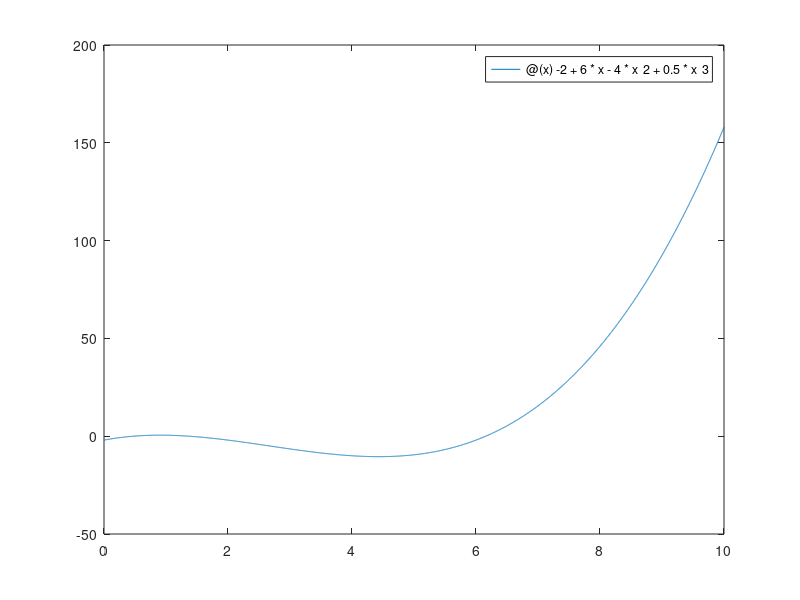

The MATLAB script that drew this image: (Note: this script raises an error after producing the figure.)
%% In-Class 5
% Employ the Newton-Raphson method to determine a real root for the 
% polynomial below. Use an initial guess of 4.5. 
% Determine all the roots of the polynomial with MATLAB ( i.e. use roots())
%f(x) = -2+6*x-4*x^2+0.5*x^3

f = @(x) -2+6*x-4*x^2+0.5*x^3;
fplot(f,[0 10]);

%help newtraph % get the format we need

func = f; xr = 4.5;
dfunc = @(x) 6-8*x+1.5*x^2;
[root_NR,ea_NR,iter_NR]=newtraph(func,dfunc,xr)

% Custom Newton_Raphson method that internally 
% calculates the derivative
[root_NRc,ea_NRc,iter_NRc]=newtraph_autodiff(func,xr)

% Calculate all roots with MATLAB
r = roots([0.5 -4 6 -2])

% Note: there's a function I found that'll automatically
% extract coefficients
syms x;
coeff = sym2poly(f(x)); % Gets in vector form
r_coeff = roots(coeff)
